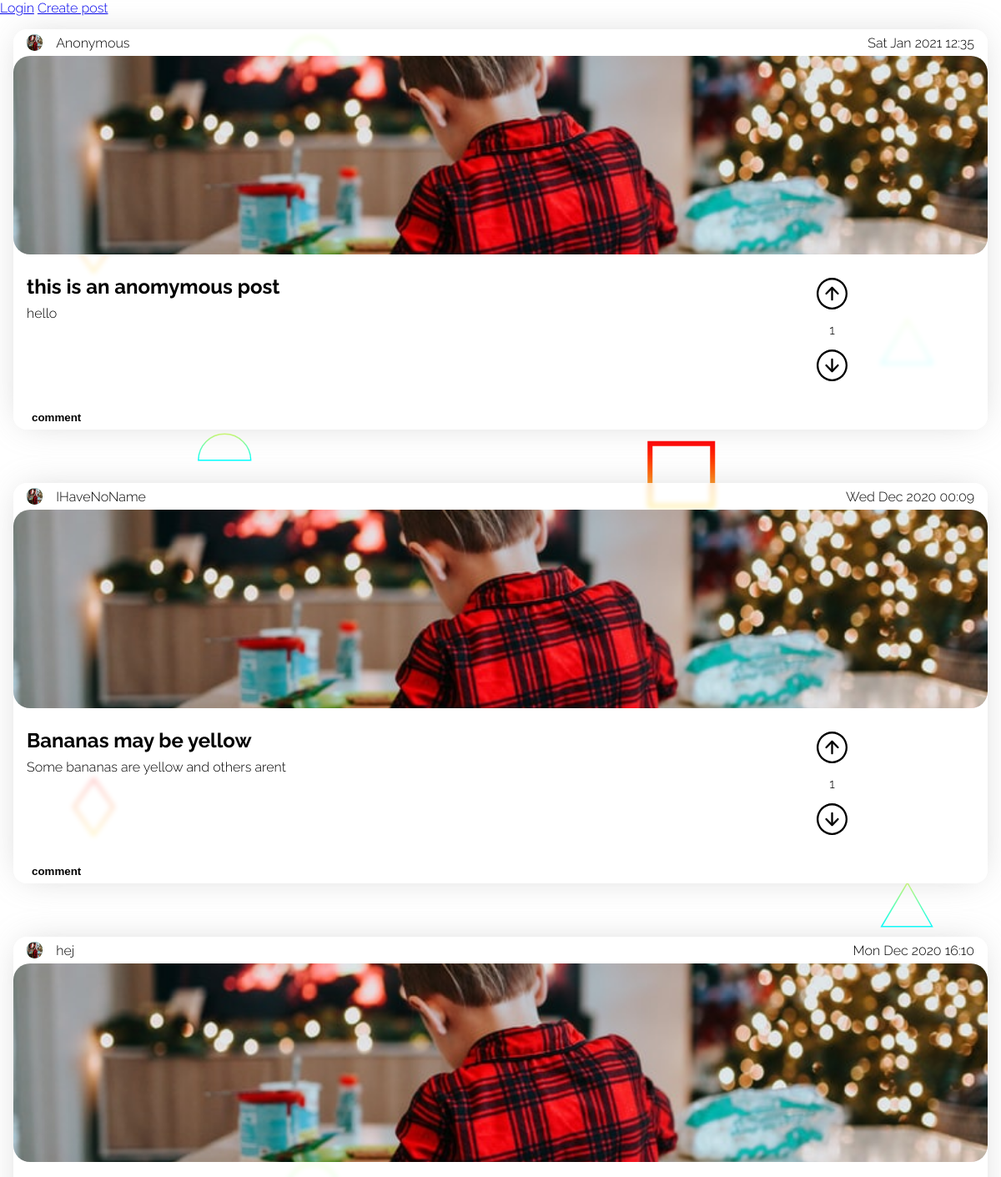
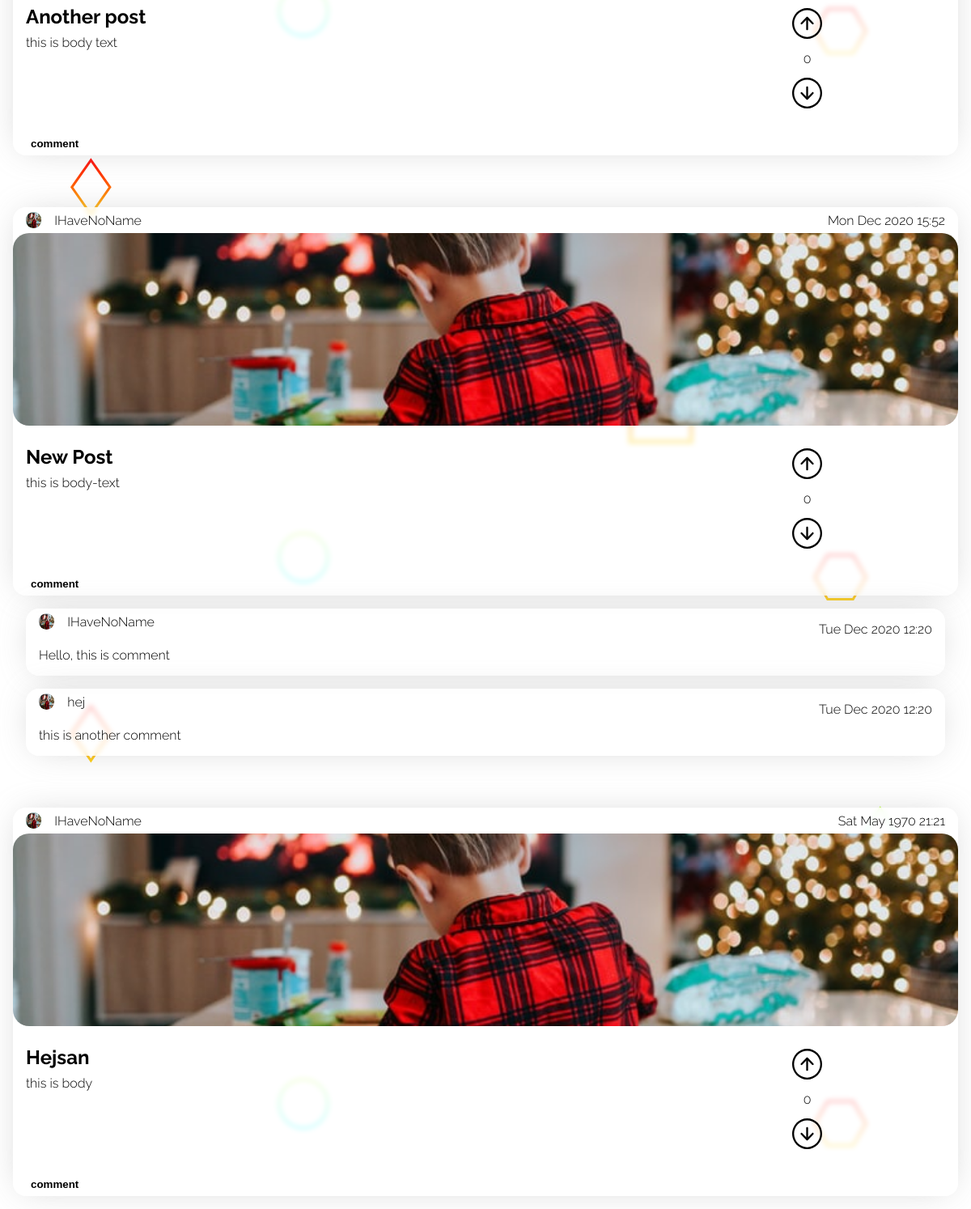
The page /views/index.php on the database its author committed (2 pictures, top to bottom).
### tables this page shows
CREATE TABLE "Posts" ("id" integer,"user_id" int,"header" varchar,"body" text,"date" int, "color" varchar, "upDown" int, PRIMARY KEY (id));

CREATE TABLE "Users" ("id" integer,"name" varchar,"email" varchar,"avatar_path" varchar,"password_hash" varchar,"bio" text, PRIMARY KEY (id));

CREATE TABLE "Comments" ("id" integer,"user_id" int,"post_id" int,"body" text, "date" int, PRIMARY KEY (id));

### views/index.php (the view, shortened to what this page needs)
<?php
require('header.php');
$db = new PDO('sqlite:../hacker_news_database.sqlite3');
$result = $db->query("SELECT * FROM Posts ORDER BY \"date\" DESC");
$posts = $result->fetchAll(PDO::FETCH_ASSOC);
?>
<body>
    <a href="/views/login.php">Login</a>
    <a href="/views/create_post.php">Create post</a>
    <?php foreach ($posts as $post) : ?>
        <?php
        $postId = $post['id'];
        $commentResult = $db->query("SELECT * FROM Comments WHERE post_id = $postId");
        $comments = $commentResult->fetchAll(PDO::FETCH_ASSOC);
        $likesResult = $db->query("SELECT COUNT(user_id) AS 'likes' FROM Likes WHERE post_id = $postId AND up_down = 1");
        $likes = $likesResult->fetch(PDO::FETCH_ASSOC)['likes'];
        $dislikeResult = $db->query("SELECT COUNT(user_id) AS 'dislikes' FROM Likes WHERE post_id = $postId AND up_down = 0");
        $dislikes = $dislikeResult->fetch(PDO::FETCH_ASSOC)['dislikes'];
        $LikesSum = $likes - $dislikes;
        $userId = $post['user_id'];
        $result = $db->query("SELECT * FROM Users WHERE id = $userId");
        $user = $result->fetch(PDO::FETCH_ASSOC);
        if (isset($user['name'])) {
            $userName = $user['name'];
        } else {
            $userName = 'IHaveNoName';
        }
        ?>
        <div class="post id<?= $postId ?>">
            <div class="date-section">
                <div class="left">
                    <img src="/images/photo-1609050470947-f35aa6071497.jpeg" alt="">
                    <p class="name"><?= $userName ?></p>
                </div>
                <div class="right">
                    <p class="date"><?= date('D M Y H:i', $post['date']) ?></p>
                </div>
            </div>
            <div class="image-section">
                <img src="/images/photo-1609050470947-f35aa6071497.jpeg" alt="">
            </div>
            <div class="text-section">
                <div class="text-section-text">
                    <h2><?= $post['header'] ?></h2>
                    <p><?= $post['body'] ?></p>
                </div>
                <div class="text-section-vote" data-post="<?= $post['id'] ?>">
                    <div class="img-container">
                        <img class="upvote" src="/assets/up-arrow.svg" alt="">
                    </div>
                    <p><?= $LikesSum ?></p>
                    <div class="img-container">
                        <img class="downvote" src="/assets/down-arrow.svg" alt="">
                    </div>
                </div>
            </div>
            <div class="bottom-section">
                <div class="left">
                    <button>comment</button>
                </div>
            </div>
        </div>
        <?php foreach ($comments as $comment) : ?>
            <?php
            $commenter_id = $comment['user_id'];
            $result = $db->query("SELECT name FROM Users WHERE id = $commenter_id");
            $data = $result->fetch(PDO::FETCH_ASSOC);
            $commenter_name = $data['name'];
            $commenterId = $comment['user_id'];
            $result = $db->query("SELECT * FROM Users WHERE id = $commenterId");
            $commenter = $result->fetch(PDO::FETCH_ASSOC);
            if (isset($commenter['name'])) {
                $commenter_name = $commenter['name'];
            } else {
                $commenter_name = 'IHaveNoName';
            }
            ?>
            <div class="comment">
                <div class="upper">
                    <div class="left">
                        <img src="/images/photo-1609050470947-f35aa6071497.jpeg" alt="">
                        <p class="name"><?= $commenter_name ?></p>
                    </div>
                    <div class="right">
                        <p class="date"><?= date('D M Y H:i', $comment['date']) ?></p>
                    </div>
                </div>
                <div class="lower">
                    <div class="left">
                        <p class="comment-paragraph"><?= $comment['body'] ?></p>
                    </div>
                </div>
            </div>
        <?php endforeach ?>
    <?php endforeach ?>
</body>
<?php require('footer.php') ?>

### views/header.php (shortened to what this page needs)
<!DOCTYPE html>
<html lang="en">
<head>
    <link rel="stylesheet" href="/styles/posts.css">
</head>

### views/footer.php
</html>

### styles/posts.css (style rules this page uses)
body, html { margin: 0; padding: 0; width: 100vw; background: url(/images/Scattered-Forcefields.svg); background-attachment: fixed; }
:root { font-size: 16px; font-family: Raleway; --backdrop-blur: 3px; --post-background-color: rgba(255, 255, 255, 0.747); --box-shadow: 0px 0px 43px -12px rgba(184, 184, 184, 0.75); }
.post { background: var(--post-background-color); backdrop-filter: blur(var(--backdrop-blur)); height: 30rem; max-width: 100%; display: flex; flex-direction: column; border-radius: 1rem; margin: 0rem 1rem 0rem 1rem; overflow: hidden; margin-bottom: 1rem; margin-top: 1rem; box-shadow: var(--box-shadow); }
.post:not(:first-of-type) { margin-top: 4rem; }
.date-section { height: 2rem; display: flex; justify-content: space-between; }
.date-section .left { display: flex; align-items: center; justify-content: center; margin-left: 1rem; height: 2rem; position: relative; }
.date-section .right { display: flex; flex-direction: row; height: 100%; margin-right: 1rem; position: relative; }
.date-section .left img { background: mediumaquamarine; height: 1.2rem; width: 1.2rem; border-radius: 50%; margin-right: 1rem; }
.date-section .right * { display: flex; align-items: center; justify-content: center; }
.date-section .left .name { display: flex; align-items: center; justify-content: center; }
.date-section .left .name { height: 100%; margin: 0; margin-right: 1rem; }
.date-section .right .date { height: 100%; margin: 0; }
.image-section { height: 16rem; width: 100%; overflow: hidden; }
.image-section img { position: relative; border-radius: 20px; height: 100%; width: 100%; object-fit: cover; }
.text-section { height: 10rem; display: flex; padding: 1rem; }
.text-section .text-section-text { width: 70%; }
.text-section .text-section-text h2 { margin: .5rem 0rem; }
.text-section .text-section-text p { margin: .5rem 0rem; }
.text-section .text-section-vote { width: 30%; display: flex; flex-direction: column; position: relative; }
.img-container { position: relative;; width: 100%; margin: 0; flex-grow: 1; height: 40%; display: flex; justify-content: center; align-items: center; }
.text-section .text-section-vote img.upvote { height: 60%; width: auto; }
.text-section .text-section-vote p { position: relative;; width: 100%; margin: 0; flex-grow: 1; display: flex; justify-content: center; align-items: center; }
.text-section .text-section-vote img.downvote { height: 60%; width: auto; }
.bottom-section { height: 2rem; display: flex; justify-content: space-between; }
.bottom-section .left { display: flex; justify-content: center; align-items: center; margin-left: 1rem; }
.bottom-section .left button { border: none; background: none; font-weight: bold; outline: none; }
.comment { position: relative; display: flex; flex-direction: column; border-radius: 1rem; margin: 0rem 2rem 1rem 2rem; flex-grow: 1; margin-bottom: 1rem; overflow: hidden; background: var(--post-background-color); backdrop-filter: blur(var(--backdrop-blur)); box-shadow: var(--box-shadow); }
.comment .upper { height: 2rem; display: flex; justify-content: space-between; }
.comment .upper .right { margin-right: 1rem; }
.comment .upper .left { display: flex; justify-content: space-between; align-items: center; margin-left: 1rem; }
.comment .upper .left img { height: 1.2rem; width: 1.2rem; border-radius: 50%; }
.comment .upper .left .name { margin-left: 1rem; }
.comment .lower { display: flex; justify-content: space-between; }
.comment .lower .left { margin-left: 1rem; }

### rows shown on the page
posts: user.name "Anonymous", date "Sat Jan 2021 12:35", header "this is an anomymous post", body "hello", LikesSum "1"
posts: user.name "IHaveNoName", date "Wed Dec 2020 00:09", header "Bananas may be yellow", body "Some bananas are yellow and others arent", LikesSum "1"
posts: user.name "hej", date "Mon Dec 2020 16:10", header "Another post", body "this is body text", LikesSum "0"
posts: user.name "IHaveNoName", date "Mon Dec 2020 15:52", header "New Post", body "this is body-text", LikesSum "0"
comments: user.name "IHaveNoName", date "Tue Dec 2020 12:20", body "Hello, this is comment"
comments: user.name "hej", date "Tue Dec 2020 12:20", body "this is another comment"
posts: user.name "IHaveNoName", date "Sat May 1970 21:21", header "Hejsan", body "this is body", LikesSum "0"
